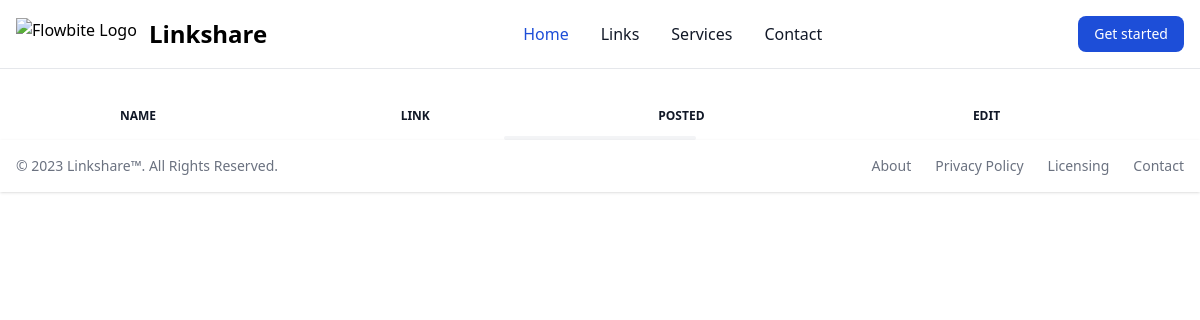
Before: /links with the older database file.
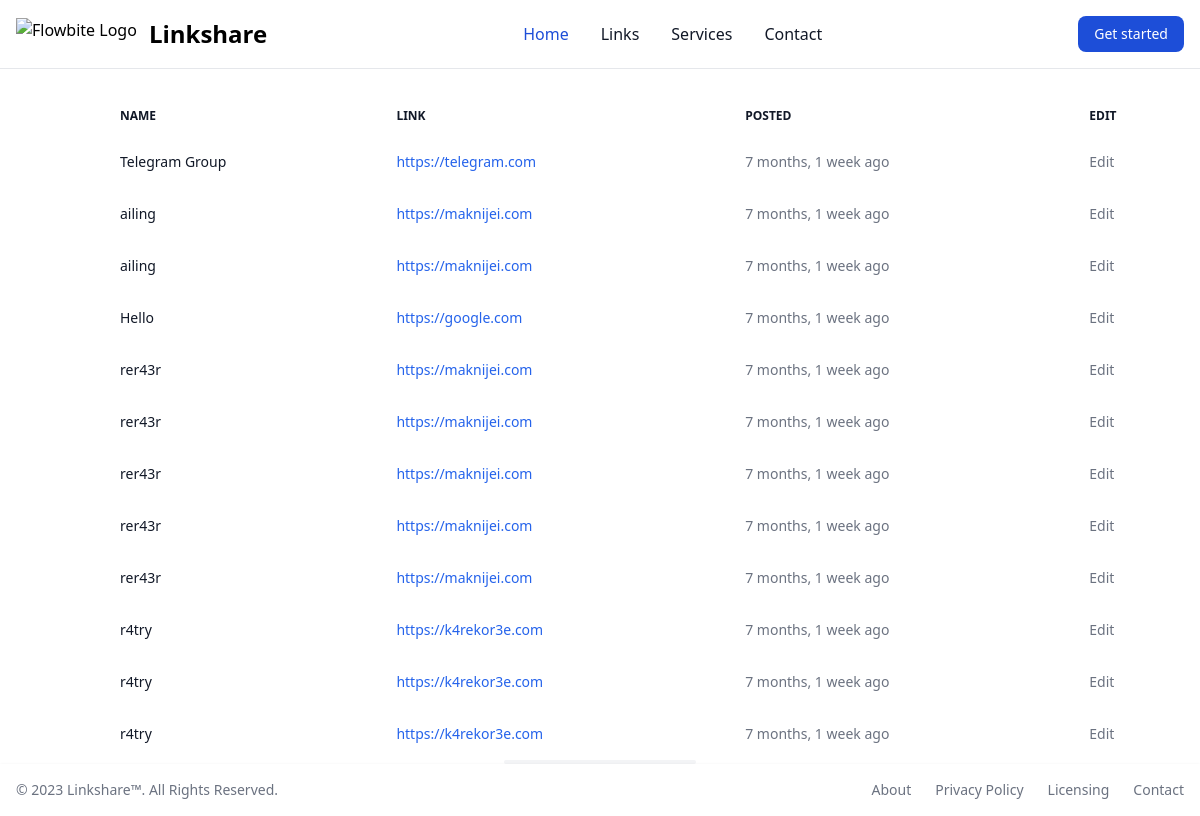
After: the same page with the newer database file.
### links/models.py (models this page shows, shortened)
class Link(models.Model):
    name = models.CharField(max_length=100)
    url = models.URLField(max_length=500)
    date_added = models.DateTimeField(auto_now_add=True)
    category = models.ForeignKey(Category, default=None, on_delete=models.CASCADE)

### links/views.py (the view)
# urls.py: path("links", LinksListView.as_view(), name="links"),
class LinksListView(ListView):
    model = Link
    template_name = "links/links.html"

### links/templates/links/links.html (shortened to what this page needs)
{% extends 'base.html' %}
{% block content %}
<div class="relative pt-24 dark:text-gray-400 pl-24">
    <table class="w-full text-sm text-left text-gray-500 dark:text-gray-400">
        <thead class="text-xs text-gray-900 uppercase dark:text-gray-400">
            <tr>
                <th scope="col" class="px-6 py-3">
                    Name
                </th>
                <th scope="col" class="px-6 py-3">
                    Link
                </th>
                <th scope="col" class="px-6 py-3">
                    Posted
                </th>
                <th scope="col" class="px-6 py-3">
                    Edit
                </th>
            </tr>
        </thead>
        <tbody>
            {% for link in link_list %}
            <tr class="bg-white dark:bg-gray-800">
                <th scope="row" class="px-6 py-4 font-medium text-gray-900 whitespace-nowrap dark:text-white">
                    {{ link.name }}
                </th>
                <td class="px-6 py-4">
                    <a href="{{ link.url }}" class="inline-flex items-center font-medium text-blue-600 hover:text-blue-800 dark:text-blue-500 dark:hover:text-blue-700">
                        {{ link.url }}
                    </a>
                </td>
                <td class="px-6 py-4">
                    {{ link.date_added | timesince }} ago
                </td>
                <td class="px-6 py-4">
                    Edit
                </td>
            </tr>
            {% endfor %}
        </tbody>
    </table>
</div>
{% endblock content %}

### templates/base.html (shortened to what this page needs)
{% load static %}
<!DOCTYPE html>
<html lang="en">
<head>
    <link rel="stylesheet" href="{% static 'css/style.css' %}">
</head>
<body>
<nav class="bg-white dark:bg-gray-900 fixed w-full z-20 top-0 left-0 border-b border-gray-200 dark:border-gray-600">
    <div class="max-w-screen-xl flex flex-wrap items-center justify-between mx-auto p-4">
    <a href="{% url 'links:index' %}" class="flex items-center">
        <img src="https://flowbite.com/docs/images/logo.svg" class="h-8 mr-3" alt="Flowbite Logo">
        <span class="self-center text-2xl font-semibold whitespace-nowrap dark:text-white">Linkshare</span>
    </a>
    <div class="flex md:order-2">
        <button type="button" class="text-white bg-blue-700 hover:bg-blue-800 focus:ring-4 focus:outline-none focus:ring-blue-300 font-medium rounded-lg text-sm px-4 py-2 text-center mr-3 md:mr-0 dark:bg-blue-600 dark:hover:bg-blue-700 dark:focus:ring-blue-800">Get started</button>
    </div>
    <div class="items-center justify-between hidden w-full md:flex md:w-auto md:order-1" id="navbar-sticky">
      <ul class="flex flex-col w-full p-4 md:p-0 mt-4 font-medium border border-gray-100 rounded-lg bg-gray-50 md:flex-row md:space-x-8 md:mt-0 md:border-0 md:bg-white dark:bg-gray-800 md:dark:bg-gray-900 dark:border-gray-700">
        <li>
          <a href="{% url 'links:index' %}" class="block py-2 pl-3 pr-4 text-white bg-blue-700 rounded md:bg-transparent md:text-blue-700 md:p-0 md:dark:text-blue-500" aria-current="page">Home</a>
        </li>
        <li>
          <a href="{% url 'links:links' %}" class="block py-2 pl-3 pr-4 text-gray-900 rounded hover:bg-gray-100 md:hover:bg-transparent md:hover:text-blue-700 md:p-0 md:dark:hover:text-blue-500 dark:text-white dark:hover:bg-gray-700 dark:hover:text-white md:dark:hover:bg-transparent dark:border-gray-700">Links</a>
        </li>
        <li>
          <a href="#" class="block py-2 pl-3 pr-4 text-gray-900 rounded hover:bg-gray-100 md:hover:bg-transparent md:hover:text-blue-700 md:p-0 md:dark:hover:text-blue-500 dark:text-white dark:hover:bg-gray-700 dark:hover:text-white md:dark:hover:bg-transparent dark:border-gray-700">Services</a>
        </li>
        <li>
          <a href="#" class="block py-2 pl-3 pr-4 text-gray-900 rounded hover:bg-gray-100 md:hover:bg-transparent md:hover:text-blue-700 md:p-0 md:dark:hover:text-blue-500 dark:text-white dark:hover:bg-gray-700 dark:hover:text-white md:dark:hover:bg-transparent dark:border-gray-700">Contact</a>
        </li>
      </ul>
    </div>
    </div>
  </nav>
    {% block content %}
    {% endblock content %}
    <hr class="w-48 h-1 mx-auto bg-gray-100 border-0 rounded dark:bg-gray-700">
    <footer class="bg-white shadow dark:bg-gray-800">
        <div class="w-full mx-auto max-w-screen-xl p-4 md:flex md:items-center md:justify-between">
          <span class="text-sm text-gray-500 sm:text-center dark:text-gray-400">© 2023 <a href="https://flowbite.com/" class="hover:underline">Linkshare™</a>. All Rights Reserved.
        </span>
        <ul class="flex flex-wrap items-center mt-3 text-sm font-medium text-gray-500 dark:text-gray-400 sm:mt-0">
            <li>
                <a href="#" class="mr-4 hover:underline md:mr-6 ">About</a>
            </li>
            <li>
                <a href="#" class="mr-4 hover:underline md:mr-6">Privacy Policy</a>
            </li>
            <li>
                <a href="#" class="mr-4 hover:underline md:mr-6">Licensing</a>
            </li>
            <li>
                <a href="#" class="hover:underline">Contact</a>
            </li>
        </ul>
        </div>
    </footer>
</body>
</html>

Changed rows visible on the page:
added Link: name "Telegram Group", url "https://telegram.com", date_added "7 months, 1 week"
added Link: name "ailing", url "https://maknijei.com", date_added "7 months, 1 week"
added Link: name "ailing", url "https://maknijei.com", date_added "7 months, 1 week"
added Link: name "Hello", url "https://google.com", date_added "7 months, 1 week"
added Link: name "rer43r", url "https://maknijei.com", date_added "7 months, 1 week"
added Link: name "rer43r", url "https://maknijei.com", date_added "7 months, 1 week"
added Link: name "rer43r", url "https://maknijei.com", date_added "7 months, 1 week"
added Link: name "rer43r", url "https://maknijei.com", date_added "7 months, 1 week"
added Link: name "rer43r", url "https://maknijei.com", date_added "7 months, 1 week"
added Link: name "r4try", url "https://k4rekor3e.com", date_added "7 months, 1 week"
added Link: name "r4try", url "https://k4rekor3e.com", date_added "7 months, 1 week"
added Link: name "r4try", url "https://k4rekor3e.com", date_added "7 months, 1 week"
